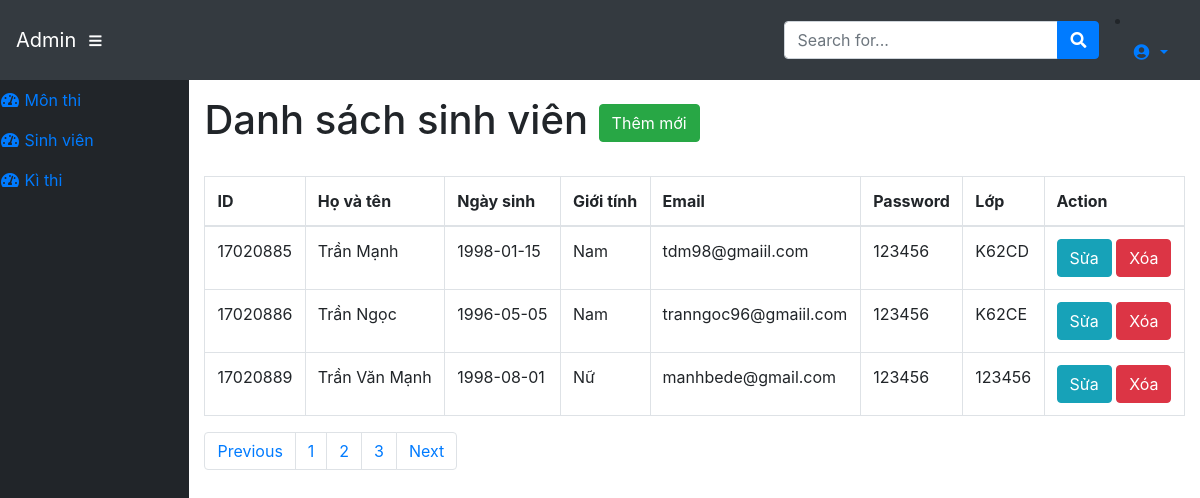
The page /admin/modules/students/index.php (signed in) on the database its author committed.
### tables this page shows
CREATE TABLE `students` (
  `studentid` int(11) NOT NULL,
  `firstname` varchar(45) NOT NULL,
  `lastname` varchar(45) NOT NULL,
  `dateofbirth` date NOT NULL,
  `mail` varchar(45) NOT NULL,
  `password` varchar(45) NOT NULL,
  `sex` varchar(45) NOT NULL,
  `Classname` varchar(11) NOT NULL,
  `createDate` timestamp NOT NULL DEFAULT current_timestamp()
);

### dll/Database.php (called while the page is built, shortened)
<?php
    class Database
    {
        public $link;
        public function __construct()
        {
            $this->link = mysqli_connect("localhost","root","ngoccua2018","web_database") or die ();
            mysqli_set_charset($this->link,"utf8");
        }
         public function fetchAll($table)
        {
            $sql = "SELECT * FROM {$table} WHERE 1" ;
            $result = mysqli_query($this->link,$sql) or die("Lỗi Truy Vấn fetchAll " .mysqli_error($this->link));
            $data = [];
            if( $result)
            {
                while ($num = mysqli_fetch_assoc($result))
                {
                    $data[] = $num;
                }
            }
            return $data;
        }
    }
?>

### admin/load_database/loadData.php (called while the page is built, shortened)
<?php
	require_once __DIR__.'/../../dll/Database.php';
    $db=new Database;
 ?>

### admin/modules/students/index.php (the view, shortened to what this page needs)
<?php
    require_once __DIR__. '/../../load_database/loadData.php';
    $subject=$db->fetchAll("students");
 ?>
<?php require_once __DIR__. '/../../layouts/header.php'; ?>
    <div id="content-wrapper">
      <div class="container-fluid">
        <h1>Danh sách sinh viên
            <a href="add.php" class="btn btn-success">Thêm mới </a>
        </h1>
        <br>
      </div>
      <div class="container-fluid">
        <table class="table table-bordered">
          <thead>
            <tr>
              <th scope="col">ID</th>
              <th scope="col">Họ và tên  </th>
              <th scope="col">Ngày sinh </th>
              <th scope="col">Giới tính </th>
              <th scope="col">Email </th>
              <th scope="col">Password </th>
              <th scope="col">Lớp</th>
              <th scope="col">Action</th>
            </tr>
          </thead>
          <tbody>
            <?php $stt=1 ;foreach ($subject as $item): ?>
                <tr>
                  <td><?php echo $item['studentid'] ?></td>
                  <td> <?php echo $item['lastname']," ",$item['firstname'] ?></td>
                  <td><?php echo $item['dateofbirth'] ?></td>
                  <td><?php echo $item['sex'] ?></td>
                  <td><?php echo $item['mail'] ?></td>
                  <td><?php echo $item['password'] ?></td>
                  <td><?php echo $item['Classname'] ?></td>
                  <td>
                    <a class="btn btn-xs btn-info" href="edit.php?id=<?php echo $item['studentid'] ?>">Sửa</a>
                    <a class="btn btn-xs btn-danger" href="delete.php?id=<?php echo $item['studentid'] ?>">Xóa</a>
                  </td>
                </tr>
            <?php $stt++;endforeach ?>
          </tbody>
        </table>
        <div class="pull-right">
        <nav aria-label="Page navigation">
          <ul class="pagination">
            <li class="page-item"><a class="page-link" href="#">Previous</a></li>
            <li class="page-item"><a class="page-link" href="#">1</a></li>
            <li class="page-item"><a class="page-link" href="#">2</a></li>
            <li class="page-item"><a class="page-link" href="#">3</a></li>
            <li class="page-item"><a class="page-link" href="#">Next</a></li>
          </ul>
        </nav>
      </div>
      </div>
<?php require_once __DIR__. '/../../layouts/footer.php'; ?>

### rows shown on the page
students: studentid "17020885", lastname "Trần", firstname "Mạnh", dateofbirth "1998-01-15", sex "Nam", mail "tdm98@gmaiil.com", password "123456", Classname "K62CD"
students: studentid "17020886", lastname "Trần", firstname "Ngọc", dateofbirth "1996-05-05", sex "Nam", mail "tranngoc96@gmaiil.com", password "123456", Classname "K62CE"
students: studentid "17020889", lastname "Trần Văn", firstname "Mạnh", dateofbirth "1998-08-01", sex "Nữ", mail "manhbede@gmail.com", password "123456", Classname "123456"
